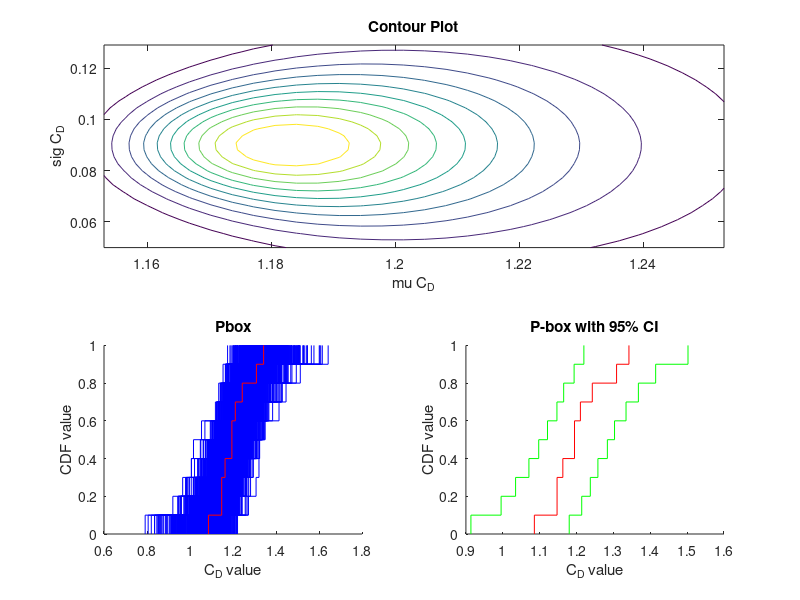

Write MATLAB code to recreate this figure.
clc;close all, clear all;



H1P1=[1.21051081
1.342174632
1.194530645
1.147227231
1.242789683
1.194530645
1.308621594
1.162888855
1.08564254
1.147227231
];
k_=length(H1P1);
pd=fitdist(H1P1,'Normal')

% mu =   1.20351   [1.15419, 1.25284]
% sigma = 0.0734226   [0.0513016, 0.128852]


mu=linspace(1.153,1.253,30);
x_=length(mu);
sig=linspace(0.050,0.129,30);
y_=length(sig);
[X,Y]=meshgrid(mu,sig);
 
L=meshgrid(mu,sig);
%%For Non-informative Prior
for i=1:x_
    for j=1:y_
        L(i,j)=1;
    end
end
 
%Likelihood Function
for i=1:x_
    for j=1:y_
        for k_=1:k_
            L(i,j)=L(i,j)*normpdf(H1P1(k_),mu(i),sig(j));
        end
    end
end

subplot(2,2,[1 2])
contour(X,Y,L);
xlabel('mu C_D');
ylabel('sig C_D');
title('Contour Plot')


%% Generate a p-box from the joint posterior distribution

%helicopter 1 with 2 paper clips
Nsu=100;  %generate 100 CDF sets
% select mu from the joint distribution
mu1_1=mu
nmu=length(mu1_1);

%select std from the joint distribution
sd1_1 =sig
nsd=length(sd1_1)

%Initialize a 11*100 matrix of ones that will store all the xCdF values 
cddat = ones(11,900);
count=0;


%% P-box from the joint distribution


subplot(2,2,3)
for i=1:nmu
    for j=1:nsd
        count=count+1;
        Ns=10; %Each mu will have 10 CDs corresponding to different std
        cd=random('normal',mu1_1(i),sd1_1(j),Ns,1);
        cdsort=sort(cd); % sort them in ascending order to plot
        [Fim,xim]=ecdf(cdsort);
        cddat(:,count)=xim';%add the xim cdf values as a column in cddat
        hold on, stairs(xim,Fim,'b');
    end
end
% 95% CI for the p-box
for i=1:11
    temp=sort(cddat(i,:));
    cilow(i)=temp(24)
    cihigh(i)=temp(876);
end

%cilow=cddat(:,[26]); %lower bound, pick the 26th column
%cihigh=cddat(:,[974]);%upper bound, pick the 974th column

%% Plot the experimental CDF
yobs=H1P1;
ysort=sort(yobs);
[Fi,xi]=ecdf(ysort);%get the analytical CDF
hold on, stairs(xi,Fi,'r');
xlabel('C_D value');
ylabel('CDF value');
title('Pbox');

%% Plot the 95% confidence interval CDF

subplot(2,2,4)
[Fi,xi] = ecdf(ysort);
hold on, stairs(xi,Fi,'r');
[rx,ry]=stairs(xi,Fi);
hold on, stairs(cilow,Fim,'g');
[glx,gly]=stairs(cilow,Fim);
hold on, stairs(cihigh,Fim,'g');
[ghx,ghy]=stairs(cihigh,Fim);
xlabel('C_D value');
ylabel('CDF value');
title('P-box with 95% CI');


%% Area metric

cdrange=linspace(0,1,100);

% >> [x, index] = unique(x); 
% >> yi = interp1(x, y(index), xi); 

[gly,index]=unique(gly);
cil = interp1(gly,glx(index),cdrange);
[ghy,index]=unique(ghy);
ciu = interp1(ghy,ghx(index),cdrange);
[ry,index]=unique(ry);
r_exp= interp1(ry,rx(index),cdrange);
sum=0;
for i=1:100
    if r_exp(i)<cil(i)
        sum=sum-r_exp(i)+cil(i);
    end
    if r_exp(i)>ciu(i)
        sum=sum-ciu(i)+r_exp(i);
    end
end
sum=sum/100

  

% nexp=length(ysort);
% nlow=length(cilow);
% nhigh=length(cihigh);
% 
% cdrange=0.1:0.01:2.0;
% ncdrange=length(cdrange);
% 
% for i=1:ncdrange
%     cdflow(i)=sum(heaviside(cdrange(i)-cilow))/nlow;
%     cdfhigh(i)=sum(heaviside(cdrange(i)-cihigh)/nhigh);
%     cdfexp(i)=sum(heaviside(cdrange(i)-ysort))/nexp;
% end
% 
% %area difference between lower bound and analyical CDF
% diff1=cdfexp-cdflow;
% absdiff1=abs(diff1);
% %figure(3);
% %plot(cdrange,absdiff1,'r')
% area1=trapz(cdrange,absdiff1)
% 
% %area difference between upper bound and the analytical CDF
% diff2=cdfexp-cdfhigh;
% absdiff2=abs(diff2)'
% %figure(3);
% %hold on,
% %plot(cdrange,absdiff2,'r')
% area2=trapz(cdrange,absdiff2)
% area=area1+area2

